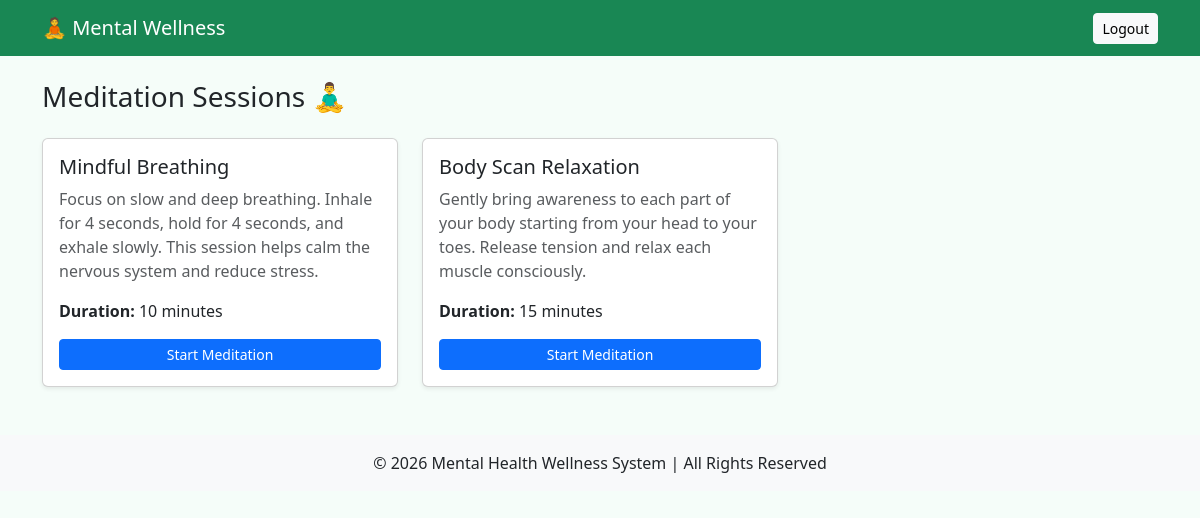
Screenshot of /meditation/ (signed in) with the database file from the repository.
### testapp/models.py (models this page shows, shortened)
class Meditation(models.Model):
    title = models.CharField(max_length=100)
    description = models.TextField()
    duration = models.IntegerField(help_text="Duration in minutes")
    image = models.ImageField(upload_to='meditation_images/', blank=True, null=True)

### testapp/views.py (the view)
# urls.py: path('meditation/', views.meditation_page, name='meditation'),
@login_required
def meditation_page(request):
    meditations = Meditation.objects.all()
    return render(request, 'meditation.html', {'meditations': meditations})

### templates/meditation.html
{% extends 'base.html' %}
{% block content %}
<h3 class="mb-4">Meditation Sessions 🧘‍♂️</h3>
<div class="row g-4">
  {% for m in meditations %}
  <div class="col-md-4">
    <div class="card shadow-sm p-3 h-100">
      <h5>{{ m.title }}</h5>
      <p class="text-muted">{{ m.description }}</p>
      <p><b>Duration:</b> {{ m.duration }} minutes</p>
      <a href="{% url 'meditation_detail' m.id %}"
         class="btn btn-primary btn-sm w-100">
        Start Meditation
      </a>
    </div>
  </div>
  {% empty %}
    <p class="text-muted">No meditation sessions available.</p>
  {% endfor %}
</div>
{% endblock %}

### rows the page displays
Meditation: title "Mindful Breathing", description "Focus on slow and deep breathing. Inhale for 4 seconds, hold for 4 seconds, and exhale slowly. This session helps calm the nervous system and reduce stress.", duration "10"
Meditation: title "Body Scan Relaxation", description "Gently bring awareness to each part of your body starting from your head to your toes. Release tension and relax each muscle consciously.", duration "15"
